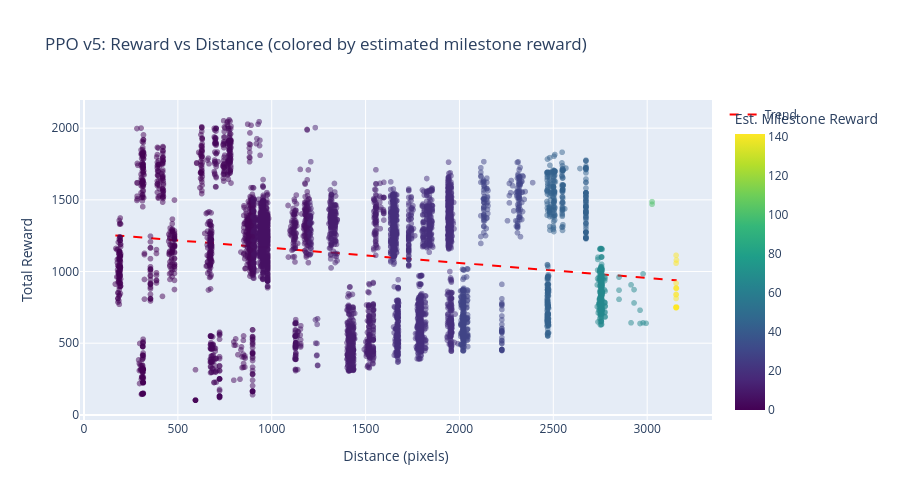

The code cell stored with this chart in its notebook:
### Code cell
# Reward vs Distance correlation
fig_corr = px.scatter(
    df_v5,
    x='distance_traveled',
    y='reward',
    color='est_milestone_reward',
    color_continuous_scale='Viridis',
    opacity=0.5,
    title='PPO v5: Reward vs Distance (colored by estimated milestone reward)',
    labels={
        'distance_traveled': 'Distance (pixels)',
        'reward': 'Total Reward',
        'est_milestone_reward': 'Est. Milestone Reward'
    }
)

# Add trend line
z = np.polyfit(df_v5['distance_traveled'], df_v5['reward'], 1)
p = np.poly1d(z)
x_line = np.linspace(df_v5['distance_traveled'].min(), df_v5['distance_traveled'].max(), 100)
fig_corr.add_trace(
    go.Scatter(x=x_line, y=p(x_line), mode='lines', name='Trend', line={"color": 'red', "dash": 'dash'})
)

fig_corr.update_layout(height=500)
fig_corr.show()

# Calculate correlation
correlation = df_v5['distance_traveled'].corr(df_v5['reward'])
print(f"\nCorrelation between distance and reward: {correlation:.3f}")

### Figure 1 — Plotly figure (JSON) as saved in the notebook; plotly's stock layout.template omitted (floating-point values rounded to 4 significant figures; data arrays with more than 128 entries replaced by an {"elided": "..."} marker saying what was removed)
{"data": [{"hovertemplate": "Distance (pixels)=%{x}<br>Total Reward=%{y}<br>Est. Milestone Reward=%{marker.color}<extra></extra>", "legendgroup": "", "marker": {"color": {"elided": "7430 float values"}, "coloraxis": "coloraxis", "opacity": 0.5, "symbol": "circle"}, "mode": "markers", "name": "", "showlegend": false, "type": "scattergl", "x": {"elided": "7430 int values"}, "xaxis": "x", "y": {"elided": "7430 float values"}, "yaxis": "y"}, {"line": {"color": "red", "dash": "dash"}, "mode": "lines", "name": "Trend", "type": "scatter", "x": [167.0, 197.2, 227.4, 257.6, 287.8, 318.0, 348.2, 378.4, 408.6, 438.8, 469.0, 499.2, 529.4, 559.6, 589.8, 620.0, 650.2, 680.4, 710.6, 740.8, 771.0, 801.2, 831.4, 861.6, 891.8, 922.1, 952.3, 982.5, 1013.0, 1043.0, 1073.0, 1103.0, 1133.0, 1164.0, 1194.0, 1224.0, 1254.0, 1284.0, 1315.0, 1345.0, 1375.0, 1405.0, 1435.0, 1466.0, 1496.0, 1526.0, 1556.0, 1586.0, 1617.0, 1647.0, 1677.0, 1707.0, 1738.0, 1768.0, 1798.0, 1828.0, 1858.0, 1889.0, 1919.0, 1949.0, 1979.0, 2009.0, 2040.0, 2070.0, 2100.0, 2130.0, 2160.0, 2191.0, 2221.0, 2251.0, 2281.0, 2311.0, 2342.0, 2372.0, 2402.0, 2432.0, 2462.0, 2493.0, 2523.0, 2553.0, 2583.0, 2613.0, 2644.0, 2674.0, 2704.0, 2734.0, 2764.0, 2795.0, 2825.0, 2855.0, 2885.0, 2915.0, 2946.0, 2976.0, 3006.0, 3036.0, 3066.0, 3097.0, 3127.0, 3157.0], "y": [1252.0, 1249.0, 1246.0, 1243.0, 1240.0, 1236.0, 1233.0, 1230.0, 1227.0, 1224.0, 1220.0, 1217.0, 1214.0, 1211.0, 1208.0, 1205.0, 1201.0, 1198.0, 1195.0, 1192.0, 1189.0, 1186.0, 1182.0, 1179.0, 1176.0, 1173.0, 1170.0, 1167.0, 1163.0, 1160.0, 1157.0, 1154.0, 1151.0, 1148.0, 1144.0, 1141.0, 1138.0, 1135.0, 1132.0, 1129.0, 1125.0, 1122.0, 1119.0, 1116.0, 1113.0, 1110.0, 1106.0, 1103.0, 1100.0, 1097.0, 1094.0, 1091.0, 1087.0, 1084.0, 1081.0, 1078.0, 1075.0, 1072.0, 1068.0, 1065.0, 1062.0, 1059.0, 1056.0, 1053.0, 1049.0, 1046.0, 1043.0, 1040.0, 1037.0, 1034.0, 1030.0, 1027.0, 1024.0, 1021.0, 1018.0, 1015.0, 1011.0, 1008.0, 1005.0, 1002.0, 998.7, 995.5, 992.4, 989.2, 986.0, 982.9, 979.7, 976.5, 973.3, 970.2, 967.0, 963.8, 960.7, 957.5, 954.3, 951.2, 948.0, 944.8, 941.7, 938.5]}], "layout": {"coloraxis": {"colorbar": {"title": {"text": "Est. Milestone Reward"}}, "colorscale": [[0, "#440154"], [0.1111, "#482878"], [0.2222, "#3e4989"], [0.3333, "#31688e"], [0.4444, "#26828e"], [0.5556, "#1f9e89"], [0.6667, "#35b779"], [0.7778, "#6ece58"], [0.8889, "#b5de2b"], [1, "#fde725"]]}, "height": 500, "legend": {"tracegroupgap": 0}, "title": {"text": "PPO v5: Reward vs Distance (colored by estimated milestone reward)"}, "xaxis": {"anchor": "y", "domain": [0, 1], "title": {"text": "Distance (pixels)"}}, "yaxis": {"anchor": "x", "domain": [0, 1], "title": {"text": "Total Reward"}}}}
